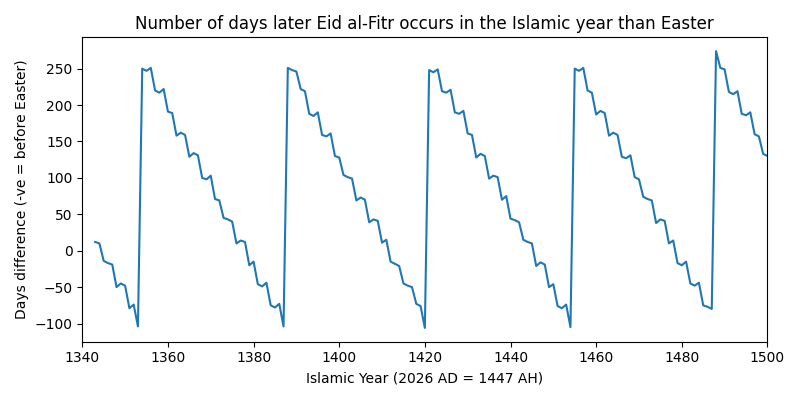

Recreate this plot in Python.
import datetime
import matplotlib.pyplot as plt
from domdf_python_tools.dates import calc_easter
from hijri_converter import Hijri

def calc_easter_eastern(year: int) -> datetime.date:
	"""
	Returns the date of Easter in the given year.

	:param year:
	"""

	a = year % 4
	b = year % 7
	c = year % 19
	d = ((19*c) + 15) % 30
	e = ((2*a) + (4*b) - d + 34) % 7
	month = (d + e + 114) // 31
	day =  ((d + e + 114) % 31) + 1
	return datetime.date(year, month, day) + datetime.timedelta(days=13)

deltas = {}  # Islamic year to days since easter that year

for islamic_year in range(1343, 1501):
	eid_date_hijri = Hijri(islamic_year, 10, 1)
	eid_date_gregorian = eid_date_hijri.to_gregorian()

	print("Eid:", eid_date_gregorian)

	gregorian_year = eid_date_gregorian.year
	easter_date_gregorian = calc_easter(gregorian_year)
	print("Easter:", easter_date_gregorian)

	delta = (eid_date_gregorian-easter_date_gregorian).days
	print("Delta:", delta, "days after Easter")
	print()

	deltas[islamic_year] = delta


fig = plt.figure(figsize=(8, 4))
plt.plot(list(deltas.keys()), list(deltas.values()))
plt.title("Number of days later Eid al-Fitr occurs in the Islamic year than Easter")
plt.xlabel("Islamic Year (2025 AD = 1446 AH)")
plt.ylabel("Days difference (-ve = before Easter)")
plt.xlim(1340, 1500)
plt.tight_layout()
#plt.savefig("eid_easter.png")
plt.show()
